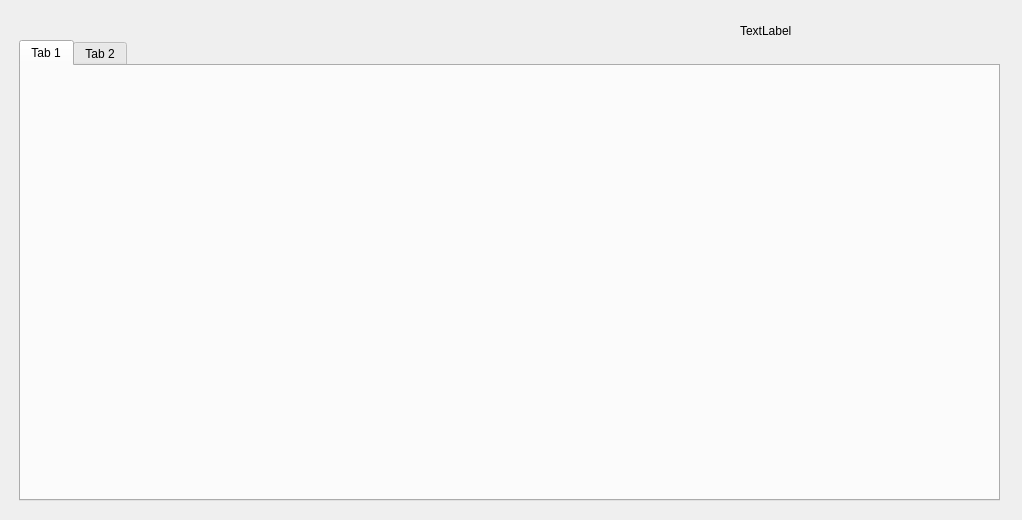
<?xml version="1.0" encoding="UTF-8"?>
<ui version="4.0">
 <class>DashboardView</class>
 <widget class="QDialog" name="DashboardView">
  <property name="windowModality">
   <enum>Qt::ApplicationModal</enum>
  </property>
  <property name="geometry">
   <rect>
    <x>0</x>
    <y>0</y>
    <width>1022</width>
    <height>520</height>
   </rect>
  </property>
  <property name="windowTitle">
   <string>Dashboard</string>
  </property>
  <property name="styleSheet">
   <string notr="true">DashboardView { background: qlineargradient(spread:pad, x1:0.573909, y1:0.693, x2:0, y2:0, stop:0 rgba(176, 227, 100, 255), stop:1 rgba(255, 255, 255, 255)); }</string>
  </property>
  <widget class="QTabWidget" name="tabWidget">
   <property name="geometry">
    <rect>
     <x>19</x>
     <y>40</y>
     <width>981</width>
     <height>461</height>
    </rect>
   </property>
   <property name="statusTip">
    <string>hey</string>
   </property>
   <property name="styleSheet">
    <string notr="true">QComboBox QListView {
color: black;
font: bold;

}</string>
   </property>
   <property name="currentIndex">
    <number>0</number>
   </property>
   <property name="iconSize">
    <size>
     <width>5</width>
     <height>5</height>
    </size>
   </property>
   <widget class="QWidget" name="tab">
    <attribute name="title">
     <string>Tab 1</string>
    </attribute>
   </widget>
   <widget class="QWidget" name="tab_2">
    <attribute name="title">
     <string>Tab 2</string>
    </attribute>
   </widget>
  </widget>
  <widget class="QLabel" name="frogersBanner">
   <property name="geometry">
    <rect>
     <x>740</x>
     <y>10</y>
     <width>271</width>
     <height>41</height>
    </rect>
   </property>
   <property name="text">
    <string>TextLabel</string>
   </property>
  </widget>
 </widget>
 <resources/>
 <connections/>
</ui>
